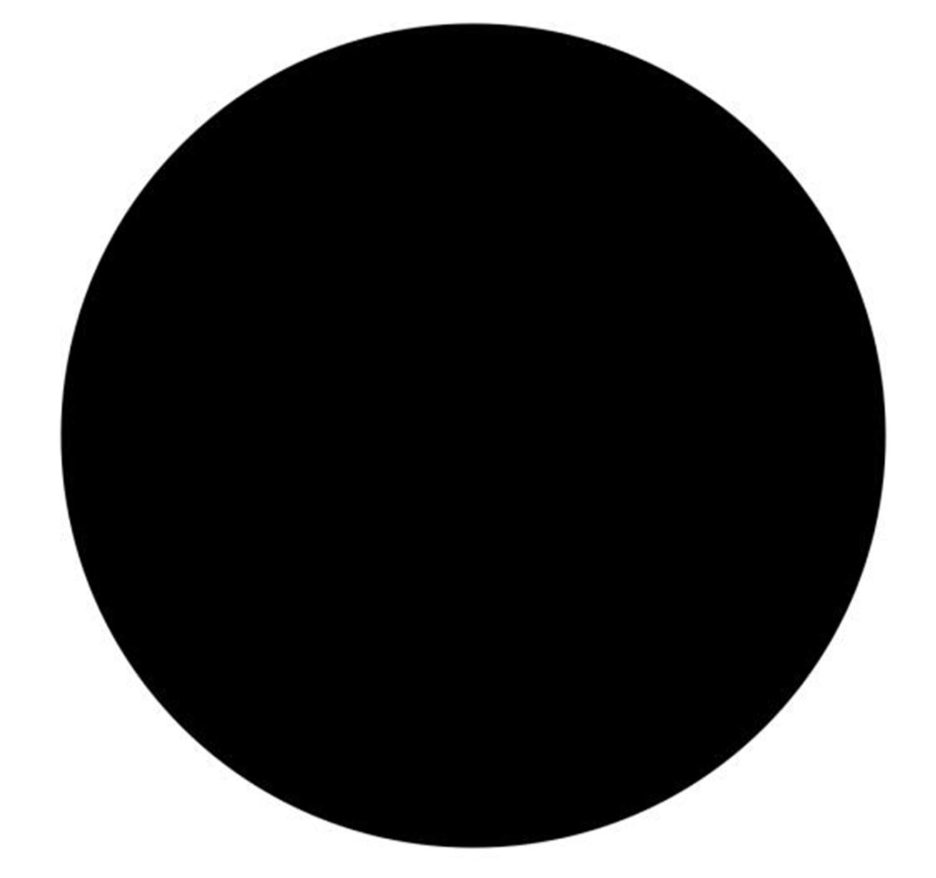
#> input picture pathfinding/png/circle.png, 936 x 878 px, given in place of circle.png.png, which was not available
$ python img2graph.py png/circle.png
#> lines starting #> are read from the running program, lines starting #| are printed output that depends on the picture; after the words box and inside, x2 and y2 are one past the last pixel; in counts of white or black regions, pixels touching at a corner belong together; pictures that were not available may be replaced by others from this repository, and a replacement may not be noted
import networkx as nx
import PIL.Image as Image
import numpy as np
import matplotlib.pyplot as plt
import argparse
import os
import time
from skimage.feature import canny

def save_image(fig, img_name, directory, extension=".png"):
    """
    Save a matplotlib figure to file.

    Args:
        fig (matplotlib.figure.Figure): Figure object to save
        img_name (str): Name of the image file without extension
        directory (str): Directory where to save the image
        extension (str): File extension (e.g., '.png', '.jpg', '.pdf')
    """
    # Create directory if it doesn't exist
    os.makedirs(directory, exist_ok=True)

    # Construct full file path
    file_path = directory + img_name + extension

    try:
        # Save the figure
        fig.savefig(file_path, bbox_inches='tight', facecolor='white', edgecolor='none', dpi=500)
    except Exception as e:
        print(f"Error saving figure: {e}")

def load_image(img_name, img_name_ext, directory="png/", extension=".png", debug=False, save=False):
    """
    Load an image and convert it to grayscale.

    Args:
        image_name (str): Name of the image file without extension.
        img_name_ext (str): Name of the image file with extension.
        directory (str): Directory where the image is located.
        extension (str): Extension of the image file.
        debug (bool): Whether to display the debugging information.
        save (bool): Whether to save the debugging information.

    Returns:
        PIL.Image: Grayscale image object.
    """
#> called with img_name = 'png/circle.png', img_name_ext = 'png/circle.png.png', directory = 'png/', extension = '.png', debug = False, save = False

    # Load image and convert to grayscale
    try:
        # Load image
        path = directory + img_name + extension
        img = Image.open(path)
#> img is the input picture: PIL image 936x878 RGBA; mean R, G, B, A 89.3, 89.3, 89.3, 255

        # Convert to RGB if image has alpha channel
        if img.mode in ("RGBA", "LA"):
            white_bg = Image.new("RGBA", img.size, (255, 255, 255, 255))
#> white_bg: PIL image 936x878 RGBA; every value is 255
            white_bg.paste(img, mask=img.getchannel("A"))
            img = white_bg.convert("RGB")
#> img: PIL image 936x878 RGB

        # Convert to grayscale
        img = img.convert("L")
#> img: PIL image 936x878 L
        print("Image loaded successfully")

    # Handle file not found error
    except IOError:
        print("Unable to load image")
        return None

    # Display and or save image if debugging
    if save or debug:
        plt.title("loaded " + img_name_ext)
        plt.imshow(img, cmap='gray')
        plt.axis('on')
        if debug:
            plt.show()
        if save:
            save_image(plt, "load_image_" + img_name, "outputs/load_image/", extension=".png")
        plt.close()

    return img

def scale_to_canvas(img, img_name_ext, granularity, canvas_size=(1150, 1460), padding_percentage=0.10, debug=False, save=False):
    """
    Scale an image to fit within a specified canvas size while maintaining
    aspect ratio.

    Args:
        img (PIL.Image): Input image to be scaled.
        img_name_ext (str): Name of the image file with extension.
        canvas_size (tuple): Desired canvas size as (width, height).
        padding_percentage (float): Percentage of canvas size to use as padding.
        debug (bool): Whether to display the debugging information.
        save (bool): Whether to save the debugging information.

    Returns:
        PIL.Image: Scaled image centered on a canvas of specified size.
    """
#> called with img_name_ext = 'png/circle.png.png', granularity = 5, canvas_size = (1390, 940), padding_percentage = 0.1, debug = False, save = False

    # Operational canvas size
    canvas_size = (int(canvas_size[0] / granularity), int(canvas_size[1] / granularity))

    # Calculate padding in pixels
    padding_x = int(canvas_size[0] * padding_percentage)
    padding_y = int(canvas_size[1] * padding_percentage)

    # Calculate new size after padding
    new_size = (canvas_size[0] - 2 * padding_x, canvas_size[1] - 2 * padding_y)

    # Calculate aspect ratios
    img_ratio = img.width / img.height
#> img_ratio = 1.07
    canvas_ratio = new_size[0] / new_size[1]

    # Determine scaling to maintain aspect ratio
    if img_ratio > canvas_ratio:

        # Image is wider relative to canvas - fit to width
        scaled_width = new_size[0]
        scaled_height = int(new_size[0] / img_ratio)
    else:

        # Image is taller relative to canvas - fit to height
        scaled_height = new_size[1]
        scaled_width = int(new_size[1] * img_ratio)
#> scaled_width = 162

    # Resize image maintaining aspect ratio
    img_resized = img.resize((scaled_width, scaled_height), Image.Resampling.LANCZOS)

    # Get median value of all edge pixels
    img_array = np.array(img)
    edge_pixels = []

    # Top and bottom edges
    edge_pixels.extend(img_array[0, :])  # Top row
    edge_pixels.extend(img_array[-1, :])  # Bottom row

    # Left and right edges (excluding corners already counted)
    edge_pixels.extend(img_array[1:-1, 0])  # Left column
    edge_pixels.extend(img_array[1:-1, -1])  # Right column

    # Use median of all edge pixels as background
    bg_color = int(np.median(edge_pixels))
#> bg_color = 255

    # Create new image with canvas size and paste resized image centered
    canvas = Image.new('L', canvas_size, bg_color)
#> canvas: PIL image 278x188 L; every value is 255

    # Calculate position to center the scaled image
    paste_x = (canvas_size[0] - scaled_width) // 2
#> paste_x = 58
    paste_y = (canvas_size[1] - scaled_height) // 2

    # Paste resized image onto canvas
    canvas.paste(img_resized, (paste_x, paste_y))
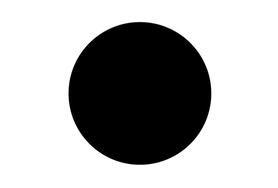
#> canvas: PIL image 278x188 L; min 0, max 255, mean 176.9

    # Display image if debugging
    if debug or save:
        plt.title("scaled " + img_name_ext)
        plt.imshow(canvas, cmap='gray')
        plt.axis('on')
        if debug:
            plt.show()
        if save:
            save_image(plt, "scale_to_canvas_" + img_name, "outputs/scale_to_canvas/", extension=".png")
        plt.close()

    print("Image scaled successfully")

    return canvas

def edge_map(img, img_name_ext, debug=False, save=False):
    """
    Extract edges from an image using Canny edge detection.

    Args:
        img (PIL.Image): Input grayscale image.
        img_name_ext (str): Name of the image file with extension.
        debug (bool): Whether to display the debugging information.
        save (bool): Whether to save the debugging information.

    Returns:
        np.ndarray: Binary edge map of the image.
    """
#> called with img_name_ext = 'png/circle.png.png', debug = False, save = False

    # Convert img to numpy array
    img_array = np.array(img)

    # Extract edges using Canny edge detection
    edges = canny(img_array, sigma=1.0)
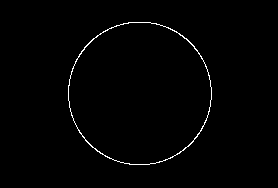
#> edges: shape (188, 278) bool; 0.98% white in thin lines or dots, all inside (x1, y1, x2, y2) = (68, 22, 212, 165)
    edge_map = (~edges * 255).astype(np.uint8)

    # Display edge map if debugging
    if debug or save:
        plt.title("canny edge map of " + img_name_ext)
        plt.imshow(edge_map, cmap='gray')
        plt.axis('on')
        if debug:
            plt.show()
        if save:
            save_image(plt, "edge_map_" + img_name, "outputs/edge_map/", extension=".png")
        plt.close()

    print("Edge map created successfully")

    return edge_map

def init_nodes(img: np.ndarray) -> nx.Graph:
    """
    Initialize a graph from the edge map by placing nodes at dark pixels.

    Args:
        img (np.ndarray): Binary edge map of the image.
        debug (bool): Whether to display the debugging information.

    Returns:
        networkx.Graph: Graph with nodes at dark pixel locations.
    """

    # create graph
    graph = nx.Graph()
    nodes = dict()
    rows = img.shape[0]
#> rows = 188

    # add nodes for dark pixels
    for y in range(img.shape[0]):
        for x in range(img.shape[1]):
            if (img[y,x] == 0):
                nodes[(x, rows - y)] = (x, rows - y)
    graph.add_nodes_from(nodes.keys())

    return graph

def init_edges(graph: nx.Graph) -> nx.Graph:
    """
    Initialize edges in the graph by connecting neighboring nodes.

    Args:
        graph (nx.Graph): Graph with nodes at dark pixel locations.

    Returns:
        nx.Graph: Graph with edges connecting neighboring nodes.
    """

    # connect neighboring nodes
    nodes = graph.nodes()
    for (x, y) in nodes:
        for dx in [-1, 0, 1]:
            for dy in [-1, 0, 1]:
                if dx == 0 and dy == 0:
                    continue
                p = (x + dx, y + dy)
                if p in nodes:
                    graph.add_edge((x, y), p, weight=0)

    return graph

def rm_nodes(graph: nx.Graph) -> nx.Graph:
    """
    Remove redundant nodes from the graph.

    Args:
        graph (nx.Graph): Graph with nodes and edges.

    Returns:
        nx.Graph: Graph with specified nodes removed.
    """

    # remove redundant nodes
    nodes = list(graph.nodes())
    for (x, y) in nodes:
        graph_nodes = graph.nodes()
        n = (x, y - 1) in graph_nodes
        w = (x - 1, y) in graph_nodes
        s = (x, y + 1) in graph_nodes
        e = (x + 1, y) in graph_nodes
        if n and w and not (s or e) or \
           n and e and not (s or w) or \
           s and w and not (n or e) or \
           s and e and not (n or w) or \
           n + e + s + w > 2:
            graph.remove_node((x, y))

    return graph

def rm_edges(graph: nx.Graph) -> nx.Graph:
    """
    Remove specified edges from the graph.

    Args:
        graph (nx.Graph): Graph with nodes and edges.

    Returns:
        nx.Graph: Graph with specified edges removed.
    """

    # remove redundant edges
    for (x, y) in graph.nodes():
        while graph.degree((x, y)) >= 3:
            neighbor = list(graph.neighbors((x, y)))[0]
            graph.remove_edge((x, y), neighbor)

    return graph

def is_cyclical(graph: nx.Graph, component: set) -> bool:
    """
    Check if a connected component is cyclical.

    Args:
        component (nx.Graph): Connected component of the graph.

    Returns:
        bool: True if the component is cyclical, False otherwise.
    """

    # check if all nodes have degree 2
    subgraph = graph.subgraph(component)
    all_degree_2 = all(deg == 2 for _, deg in subgraph.degree())

    return all_degree_2 and subgraph.number_of_edges() == subgraph.number_of_nodes()

def get_endpoints(graph: nx.Graph) -> tuple[nx.Graph, list]:
    """
    Identify endpoints in the graph and mark them.

    Args:
        graph (nx.Graph): Graph with nodes and edges.

    Returns:
        tuple: Tuple containing the graph with endpoints marked and a list of endpoint nodes.
    """

    # identify and mark endpoints
    endpoints = []
    component_id = 1
    for component in list(nx.connected_components(graph)):

        # remove single-node components
        if len(component) == 1:
            graph.remove_nodes_from(component)
            continue

        # assign component ID to each component's nodes
        component_len = len(component)
        for node in component:
            graph.nodes[node]['componentID'] = component_id
            graph.nodes[node]['componentLen'] = component_len
            graph.nodes[node]['color'] = 'black'
            graph.nodes[node]['endpoint'] = False          ## maybe remove?
        component_id += 1

        # remove edge if component is cyclical, and mark endpoints
        if is_cyclical(graph, component):
            node1 = list(component)[0]
            node2 = list(graph.neighbors(node1))[0]
            graph.remove_edge(node1, node2)
            graph.nodes[node1]['color'] = 'red'
            graph.nodes[node2]['color'] = 'red'
            graph.nodes[node1]['endpoint'] = True          ## maybe remove?
            graph.nodes[node2]['endpoint'] = True          ## maybe remove?
            endpoints.append(node1)
            endpoints.append(node2)

        # mark endpoints in non-cyclical components
        else:
            for node in component:
                if graph.degree(node) == 1:
                    graph.nodes[node]['color'] = 'red'
                    graph.nodes[node]['endpoint'] = True   ## maybe remove?
                    endpoints.append(node)

    return graph, endpoints

def collinearity_pruning(graph: nx.Graph) -> nx.Graph:
    """
    Remove nodes that are collinear with their neighbors.

    Args:
        graph (nx.Graph): Graph with nodes and edges.

    Returns:
        nx.Graph: Graph with collinear nodes removed.
    """

    for component in list(nx.connected_components(graph)):
        for node in component:
            if not graph.nodes[node]['endpoint']:
                neighbors = list(graph.neighbors(node))
                (x0, y0) = neighbors[0]
                (x1, y1) = node
                (x2, y2) = neighbors[1]
                area = x0 * (y1 - y2) + x1 * (y2 - y0) + x2 * (y0 - y1)
                if area == 0:
                    graph.add_edge(neighbors[0], neighbors[1], weight=0)
                    graph.remove_node(node)

    return graph

def rm_disjoint_sections(graph: nx.Graph, min_component_size: int=5, max_node_num: int=5000) -> nx.Graph:
    """
    Remove small disjoint sections from the graph.

    Args:
        graph (nx.Graph): Graph with nodes and edges.
        min_size (int): Minimum size of disjoint sections to keep.

    Returns:
        nx.Graph: Graph with small disjoint sections removed.
    """
#> called with min_component_size = 5, max_node_num = 5000

    # merge disjoint sections
    component_size = min_component_size
    while (graph.number_of_nodes() > max_node_num or component_size == min_component_size) and \
          not nx.is_connected(graph):
        for component in list(nx.connected_components(graph)):
            node = list(component)[0]
            if graph.nodes[node]['componentLen'] < component_size:
                graph.remove_nodes_from(component)
        component_size += 10

    return graph

def rescale_graph(graph: nx.Graph, endpoints, granularity) -> nx.Graph:
    """
    Rescale the graph nodes to start back to real position

    Args:
        graph (nx.Graph): Graph with nodes and edges.
        granularity (int): Granularity (mm)

    Returns:
        nx.Graph: Rescaled graph.
    """
#> called with granularity = 5

    mapping = {}
    new_endpoints = []
    for (x, y) in graph.nodes():
        scaled_point = (x * granularity, y * granularity)
        if (x, y) in endpoints:
            new_endpoints.append(scaled_point)
        mapping[(x, y)] = scaled_point

    return nx.relabel_nodes(graph, mapping, copy=True), new_endpoints

def optimize_graph(graph: nx.Graph, granularity) -> nx.Graph:
    """
    Optimize the graph by removing nodes, removing redundant edges, and
    removing small disjoint sections.

    Args:
        graph (nx.Graph): Graph with nodes and edges.
        debug (bool): Whether to display the debugging information.

    Returns:
        nx.Graph: Optimized graph.
    """

    graph = rm_nodes(graph)
    graph = rm_edges(graph)
    graph, endpoints = get_endpoints(graph)
    graph = collinearity_pruning(graph)
    graph = rm_disjoint_sections(graph)
    graph, endpoints= rescale_graph(graph, endpoints, granularity)

    return graph, endpoints

def node_map(img, img_name_ext, granularity, debug=False, save=False):
    """
    Create a graph from the edge map by placing nodes at dark pixels
    and connecting neighboring nodes. Optimize the graph by removing
    staircase nodes and merging disjoint sections.

    Args:
        img (np.ndarray): Binary edge map of the image.
        img_name_ext (str): Name of the image file with extension.
        debug (bool): Whether to display the debugging information.
        save (bool): Whether to save the debugging information.

    Returns:
        networkx.Graph: Graph representation of the image edges.
        list: List of endpoint nodes.
    """

    # Initialize graph with nodes and edges
    graph = init_nodes(img)
    graph = init_edges(graph)

    # Optimize graph by roming redundant nodes, edges, and negligable disjoint sections
    graph, endpoints = optimize_graph(graph, granularity)
#> endpoints = [(385, 300), (390, 295)]

    # debug output
    if debug:
        print("nodes (optimized): ", graph.number_of_nodes())
#| nodes (optimized):  199
        print("edges:             ", graph.number_of_edges())
#| edges:              198

    # visualize node map
    if debug or save:
        rows, cols = img.shape
#> rows = 188; cols = 278
        rows *= granularity
#> rows = 940
        cols *= granularity
#> cols = 1390
        aspect_ratio = cols / rows
#> aspect_ratio = 1.48
        fig, ax = plt.subplots(figsize=(5 * aspect_ratio, 5))
        ax.set_title("node map of " + img_name_ext)
        pos = {node: node for node in graph.nodes()}
#> pos = 199 items
        nx.draw(graph, pos,
                node_size=5,
                node_color=[graph.nodes[node].get('color', 'black') for node in graph.nodes()],
                edge_color=[graph.edges[edge].get('color', 'black') for edge in graph.edges()],
                ax=ax)
        ax.set_aspect('equal')
        ax.set_xlim(0, cols)
        ax.set_ylim(0, rows)
        ax.axis('on')
        if debug:
            plt.show()
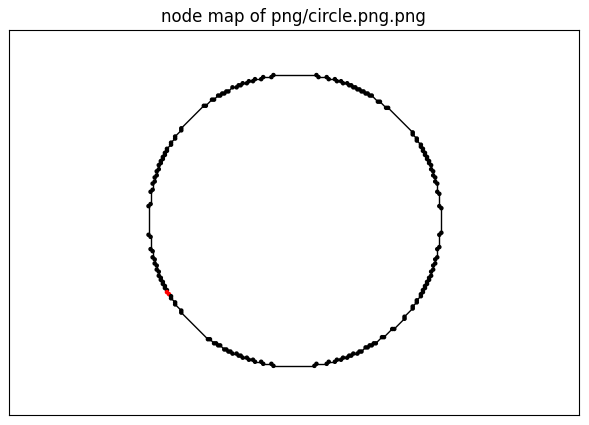
#> figure drawn by matplotlib, 1 panel
        if save:
            save_image(fig, "node_map_" + img_name, "outputs/node_map/", extension=".png")
        plt.close(fig)

    return graph, endpoints

def img2graph(img_name, granularity=3, canvas_size=(1150, 1460), debug=[False, False, False, False],
              save=[False, False, False, False]):
    """
        Convert an image to a graph by processing it through several steps:
        loading, scaling, edge detection, and node mapping.

        Args:
            img_name (str): Name of the image file without extension.
            granularity (int): Granularity (mm) for node mapping.
            canvas_size (tuple): Desired canvas size as (width, height) in mm.
            debug (list): List of booleans for debugging each step.
            save (list): List of booleans for saving each step.

        Returns:
            networkx.Graph: Graph representation of the image edges.
            list: List of endpoint nodes.

    """

    img_name_ext = img_name + ".png"
    img = load_image(img_name, img_name_ext, debug=debug[0], save=save[0])
    img_scaled = scale_to_canvas(img, img_name_ext, granularity, canvas_size=canvas_size, debug=debug[1], save=save[1])
    img_edge = edge_map(img_scaled, img_name_ext, debug=debug[2], save=save[2])
    img_graph, endpoints = node_map(img_edge, img_name_ext, granularity, debug=debug[3], save=save[3])
#> endpoints = [(385, 300), (390, 295)]
    return img_graph, endpoints

if __name__ == "__main__":

    parser = argparse.ArgumentParser(description="Convert an image to a graph")
    parser.add_argument("img_name", help="image name in pathfinding png/")
    parser.add_argument("--g", type=int, default=5, help="granularity")
    parser.add_argument("--debug", action="store_true", help="display debug information")
    parser.add_argument("--save", action="store_true", help="save debug information")
    parser.add_argument("--time", action="store_true", help="time the execution")
    args = parser.parse_args()

    img_name = args.img_name
    granularity = args.g

    canvas_size = (1390, 940)

    debug_all = args.debug
    display_array = [False,   # load_image
                     False,   # scale_to_canvas
                     False,   # edge_map
                     True     # node_map
    ]

    save_all = args.save
    save_array = [False,   # load_image
                  False,   # scale_to_canvas
                  False,   # edge_map
                  False    # node_map
    ]

    if debug_all == True:
        display_array = [True, True, True, True]

    if save_all == True:
        save_array = [True, True, True, True]

    if args.img_name == 'all':
        for file in os.listdir("png/"):
            if file.endswith(".png"):
                img_name = file[:-4]
                img2graph(img_name, granularity, canvas_size, display_array, save_array)
    else:
        if args.time:
            start_time = time.time()
        img2graph(img_name, granularity, canvas_size, display_array, save_array)
        if args.time:
            end_time = time.time()
            print(f"Execution time: {end_time - start_time:.2f} seconds")
